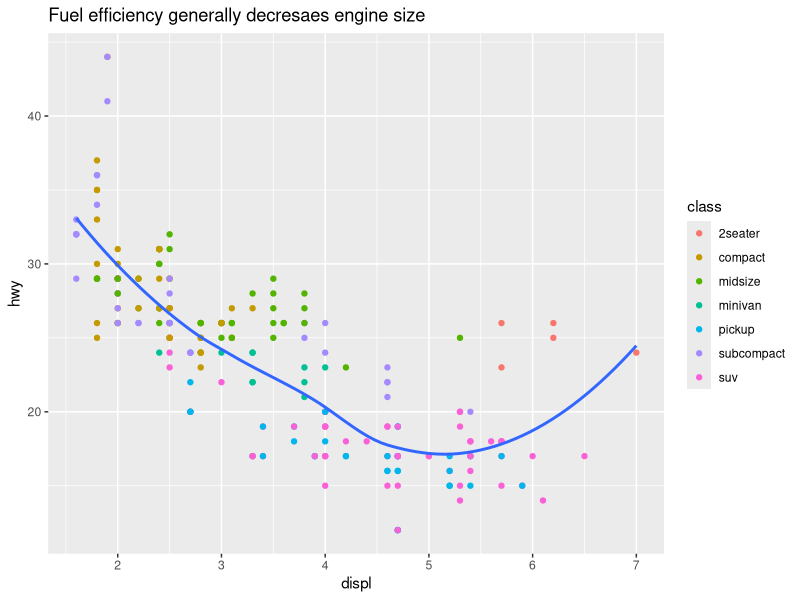
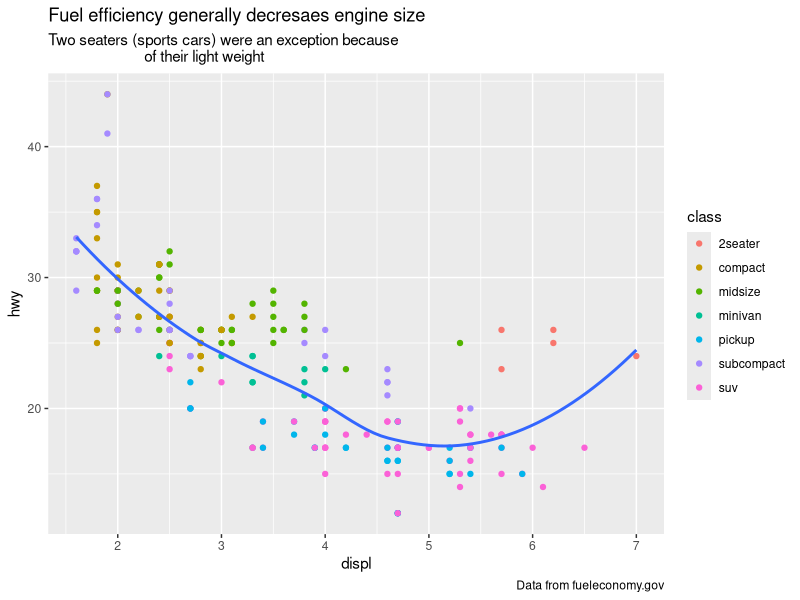
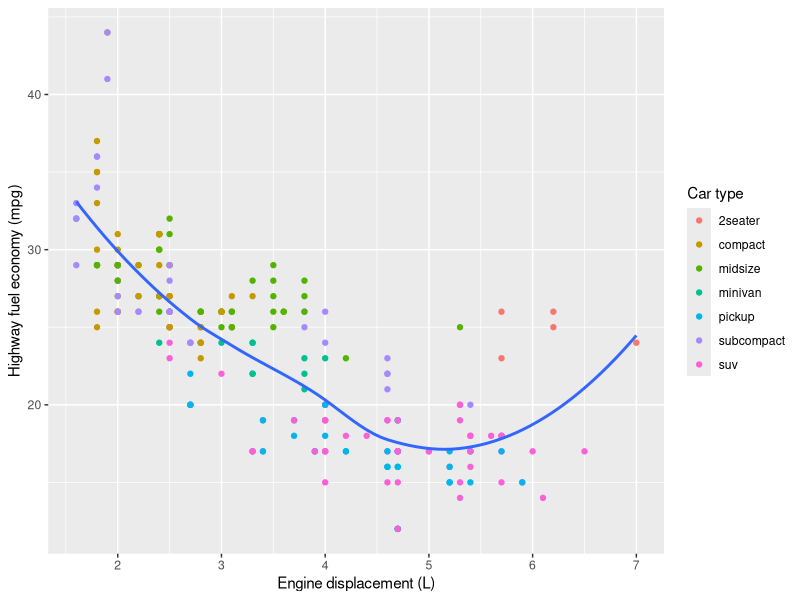
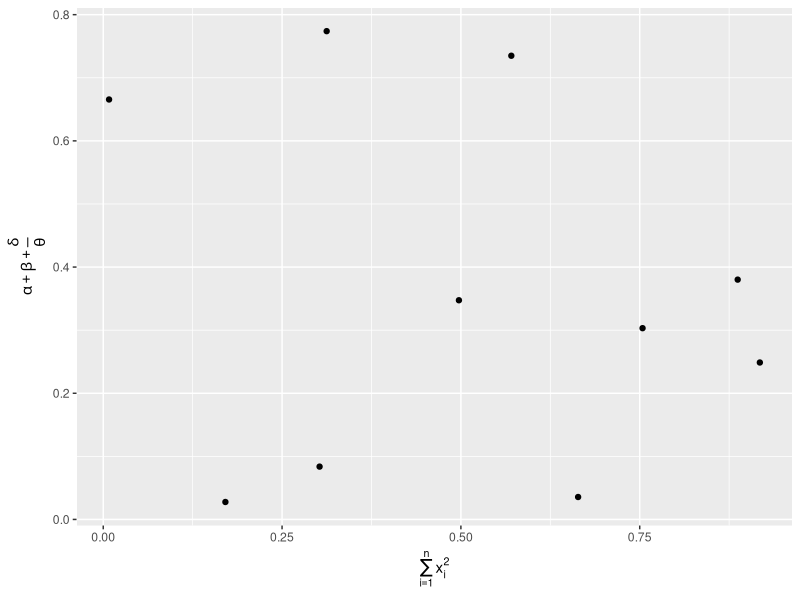
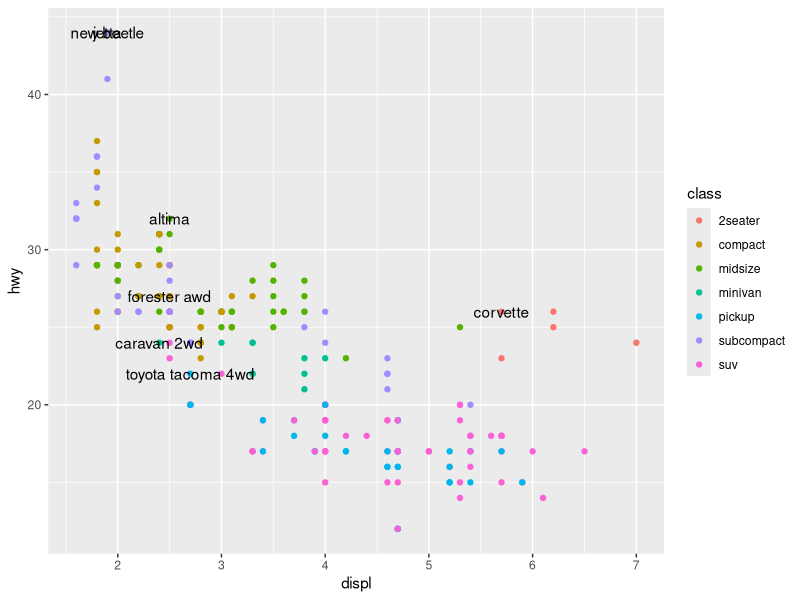
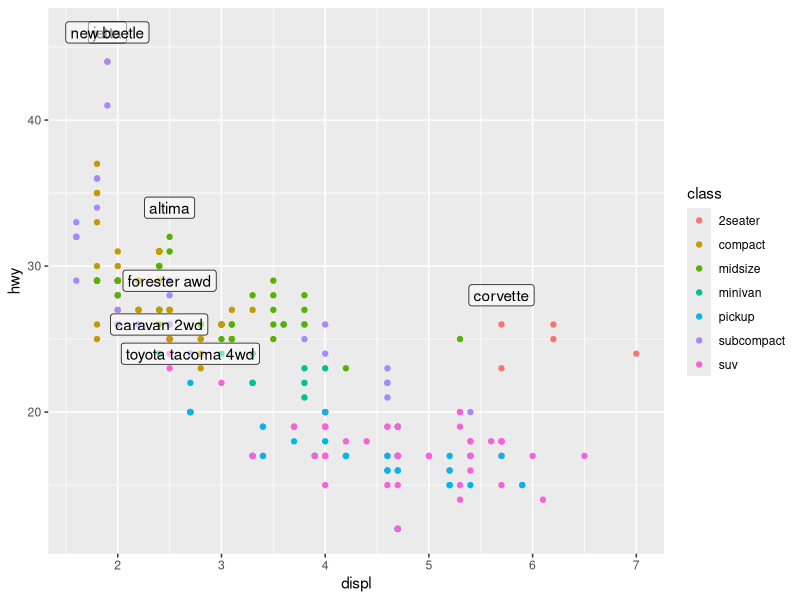
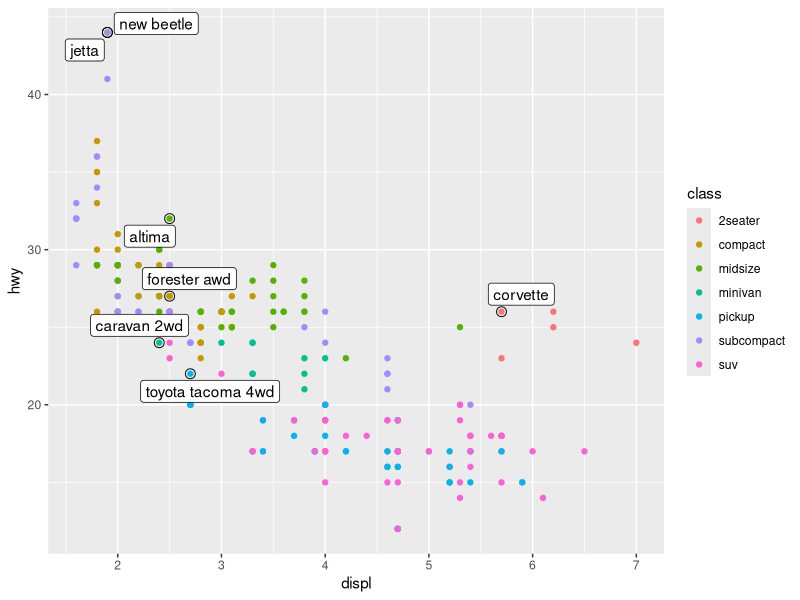
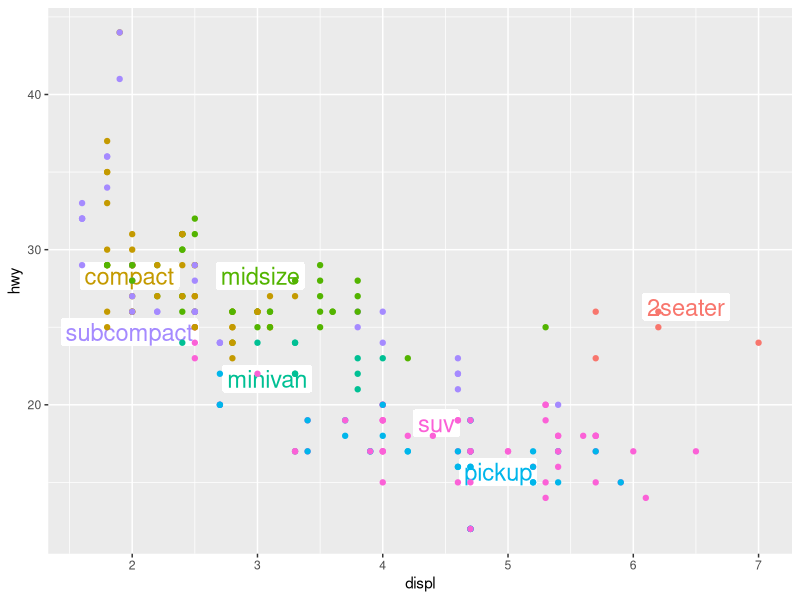

Here is the R script that generated these plots, in order:
## Graphics for communication with ggplot2

library(tidyverse)
## install.packages('ggrepel')
## install.packages('viridis')

## LABELS

ggplot(mpg, aes(displ, hwy)) +
  geom_point(aes(color = class)) +
  geom_smooth(se = FALSE) +
  labs(title = paste("Fuel efficiency generally decresaes engine size")) 
## labs can be used to add labels like title; Avoid using mundane title like 
## A scatterplot of fuel efficiency vs engine size

ggplot(mpg, aes(displ, hwy)) +
  geom_point(aes(color = class)) + 
  geom_smooth(se = FALSE) + 
  labs(title = paste("Fuel efficiency generally decresaes engine size"),
       subtitle = paste("Two seaters (sports cars) were an exception because
                        of their light weight"),
       caption = "Data from fueleconomy.gov")

ggplot(mpg, aes(displ, hwy)) +
  geom_point(aes(color = class)) + 
  geom_smooth(se = FALSE) + 
  labs(x = "Engine displacement (L)", 
       y = "Highway fuel economy (mpg)",
       color = "Car type"
       )

df <- tibble(
  x = runif(10),
  y = runif(10)
)
ggplot(df, aes(x,y)) +
  geom_point() +
  labs(
    x = quote(sum(x[i]^2, i == 1, n)),
    y = quote(alpha + beta + frac(delta, theta))
  )

## ANNOTATIONS
best_in_class <- mpg %>% 
  group_by(class) %>% 
  filter(row_number(desc(hwy)) == 1)
ggplot(mpg, aes(displ, hwy)) +
  geom_point(aes(color = class)) + 
  geom_text(aes(label = model), data = best_in_class)

ggplot(mpg, aes(displ, hwy)) +
  geom_point(aes(color = class)) +
  geom_label(
    aes(label = model),
    data = best_in_class,
    nudge_y = 2,
    alpha = 0.5
  )

ggplot(mpg, aes(displ, hwy)) +  
  geom_point(aes(color = class)) +  
  geom_point(size = 3, shape = 1, data = best_in_class) +  
  ggrepel::geom_label_repel(aes(label = model), data = best_in_class)

class_avg <- mpg %>% 
  group_by(class) %>% 
  summarize(displ = median(displ), hwy = median(hwy))

ggplot(mpg, aes(displ, hwy, color = class)) +
  ggrepel::geom_label_repel(aes(label = class),
                            data = class_avg,
                            size = 6,
                            label.size = 0,
                            segment.color = NA
                            ) +
  geom_point() +
  theme(legend.position = "none")

label <- mpg %>% 
  summarize(
    displ = max(displ),
    hwy = max(hwy),
    label = paste("Increasing engine size is \nrelated to decreasing fuel economy")
  )

ggplot(mpg, aes(displ, hwy)) +
  geom_point() + 
  geom_text(
    aes(label = label),
    data = label,
    vjust = "top",
    hjust = "right"
  )

label <- tibble(
  displ = Inf,
  hwy = Inf,
  label = paste("Increasing engine size is \nrelated to decreasing fuel economy")
)

ggplot(mpg, aes(displ, hwy)) +  
  geom_point() +  
  geom_text(    
    aes(label = label),   
    data = label,    
    vjust = "top",    
    hjust = "right"  
    )

## SCALES
ggplot(mpg, aes(displ, hwy)) +
  geom_point(aes(color = class)) +
  scale_x_continuous() +
  scale_y_continuous() +
  scale_color_discrete()

ggplot(mpg, aes(displ, hwy)) +
  geom_point(aes(color = class))

### Axis Ticks and Legend keys
ggplot(mpg, aes(displ, hwy)) + 
  geom_point() +  
  scale_y_continuous(breaks = seq(15, 40, by = 5))
## This shows only the relevant ticks from 15 to 40

ggplot(mpg, aes(displ, hwy)) +  
  geom_point() +  
  scale_x_continuous(labels = NULL) +  
  scale_y_continuous(labels = NULL)
## setting labels to NULL prevents the ticks from showing

presidential %>% 
  mutate(id = 33 + row_number()) %>% 
  ggplot(aes(start, id)) +
  geom_point() +
  geom_segment(aes(xend = end, yend = id)) +
  scale_x_date(
    NULL,
    breaks = presidential$start,
    date_labels = "'%y")

### LEGEND LAYOUT
base <- ggplot(mpg, aes(displ, hwy)) +  
  geom_point(aes(color = class))
base + theme(legend.position = "left") 
base + theme(legend.position = "top") 
base + theme(legend.position = "bottom") 
base + theme(legend.position = "right") # the default\
# theme(legend.position = ) is used to decide where the legend should be
# on the graph

ggplot(mpg, aes(displ, hwy)) +  
  geom_point(aes(color = class)) +  
  geom_smooth(se = FALSE) +  theme(legend.position = "bottom") + 
  guides(
    color = guide_legend(     
      nrow = 1,      
      override.aes = list(size = 2)))
# guides with guide_legend can be used to tweak the legends

## REPLACING A SCALE
ggplot(diamonds, aes(carat, price)) +  
  geom_bin2d()
ggplot(diamonds, aes(log10(carat), log10(price))) +  
  geom_bin2d()
ggplot(diamonds, aes(carat, price)) +  
  geom_bin2d() +  
  scale_x_log10() +  
  scale_y_log10()
# a scale can be transformed with the use of scale_x_<TAB> or scale_y_<TAB>

ggplot(mpg, aes(displ, hwy)) + 
  geom_point(aes(color = drv))

ggplot(mpg, aes(displ, hwy)) + 
  geom_point(aes(color = drv)) +  
  scale_color_brewer(palette = "Set1")
## transforming the color scale

ggplot(mpg, aes(displ, hwy)) +  
  geom_point(aes(color = drv, shape = drv)) +  
  scale_color_brewer(palette = "Set1")

presidential %>% 
  mutate(id = 33 + row_number()) %>%  
  ggplot(aes(start, id, color = party)) +    
  geom_point() +    
  geom_segment(aes(xend = end, yend = id)) + 
  scale_colour_manual(values =c(Republican = "red", Democratic = "blue"))

df <- tibble(
  x = rnorm(10000),
  y = rnorm(10000)
)

ggplot(df, aes(x, y)) +  
  geom_hex() +  
  coord_fixed() 
ggplot(df, aes(x, y)) +  
  geom_hex() +  
  viridis::scale_fill_viridis() +  
  coord_fixed()

## ZOOMING

ggplot(mpg, aes(displ, hwy)) +
  geom_point(aes(color = class)) +
  geom_smooth() +
  coord_cartesian(xlim = c(5,7), ylim = c(10,30))
mpg %>%  
  filter(displ >= 5, displ <= 7, hwy >= 10, hwy <= 30) %>% 
  ggplot(aes(displ, hwy)) +  
  geom_point(aes(color = class)) +  
  geom_smooth()

suv <- mpg %>% filter(class == "suv") 
compact <- mpg %>% filter(class == "compact")
ggplot(suv, aes(displ, hwy, color = drv)) +  geom_point()
ggplot(compact, aes(displ, hwy, color = drv)) +  geom_point()
x_scale <- scale_x_continuous(limits = range(mpg$displ))
y_scale <- scale_y_continuous(limits = range(mpg$hwy)) 
col_scale <- scale_color_discrete(limits = unique(mpg$drv))
# limits can be used to adjust the length of the scale

ggplot(suv, aes(displ, hwy, color = drv)) +  
  geom_point() +  
  x_scale +  
  y_scale +  
  col_scale

ggplot(compact, aes(displ, hwy, color = drv)) +
  geom_point() +
  x_scale +
  y_scale +
  col_scale

## THEMES
ggplot(mpg, aes(displ, hwy)) +
  geom_point(aes(color = class)) +
  geom_smooth(se = FALSE) +
  theme_bw()
## theme_<TAB> can be used to design the template of the graph

ggsave('new-plot.pdf')
## saves most recent plot